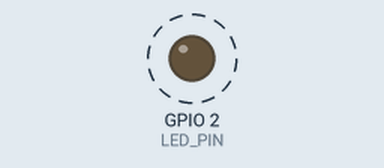
Recording of a sketch running on a simulated ESP32. On the bench: output pins drawn as LEDs (lit = HIGH). Dashed ring = blinking. Random numbers use the default seed unless the sketch sets one; what the sketch prints to the serial monitor is not drawn. At 2.0 s the program stops and its outputs stay as they are.

Above: at 0.5 s.
Timing chart, 0 to 3.0 s (numbered marks = the images above):
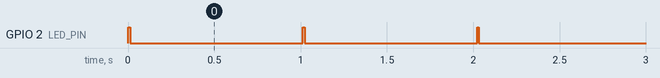

Measured:
- by itself, GPIO 2 (LED_PIN): alternates HIGH for 0.01 s and LOW for 1.0 s

The sketch:

Esp32-wdt-demo.ino
```cpp
#include <esp_task_wdt.h>

#define LED_PIN 2  // Built-in LED on ESP32
#define WDT_TIMEOUT 5  // Watchdog timeout in seconds

void setup() {
    Serial.begin(115200);

    // Initialize and configure the watchdog timer
    esp_task_wdt_config_t wdtConfig = {
        .timeout_ms = WDT_TIMEOUT * 1000,  // Convert seconds to milliseconds
        .idle_core_mask = 0,               // Use on core 0
        .trigger_panic = true              // Trigger panic on timeout
    };
    esp_task_wdt_init(&wdtConfig);
    esp_task_wdt_add(NULL);  // Add the current task to the watchdog

    pinMode(LED_PIN, OUTPUT);
    Serial.println("ESP32 Watchdog Test with Race Condition");
}

// Simulated race condition variable
volatile bool blockWDTReset = false;

void loop() {
    if (!blockWDTReset) {
        Serial.println("Resetting WDT...");
        esp_task_wdt_reset();
    } else {
        Serial.println("Race condition triggered! WDT will not reset...");
    }

    digitalWrite(LED_PIN, HIGH);
    Serial.println("Running normal computations...");
    computePrimes(50);
    computeFibonacci(10);
    floatComputation();
    digitalWrite(LED_PIN, LOW);

    // Simulate a race condition: Occasionally enter an infinite loop
    if (random(0, 5) == 3) {  // Random chance to cause a deadlock
        Serial.println("Triggering a CPU lock! System should reboot soon...");
        blockWDTReset = true;
        while (1);  // Infinite loop, preventing WDT reset
    }

    delay(1000);  // Allow time before the next loop iteration
}

void computePrimes(int limit) {
    for (int num = 2; num <= limit; num++) {
        bool isPrime = true;
        for (int i = 2; i * i <= num; i++) {
            if (num % i == 0) {
                isPrime = false;
                break;
            }
        }
        if (isPrime) {
            Serial.print(num);
            Serial.print(" ");
        }
    }
    Serial.println();
}

void floatComputation() {
    float result = 0.0;
    for (float i = 1.0; i < 10.0; i += 0.1) {
        result += (i * i) / 2.5;
    }
    Serial.print("Floating-point computation result: ");
    Serial.println(result);
}

void computeFibonacci(int terms) {
    int a = 0, b = 1, nextTerm;
    Serial.print("Fibonacci: ");
    for (int i = 0; i < terms; i++) {
        Serial.print(a);
        Serial.print(" ");
        nextTerm = a + b;
        a = b;
        b = nextTerm;
    }
    Serial.println();
}
```
